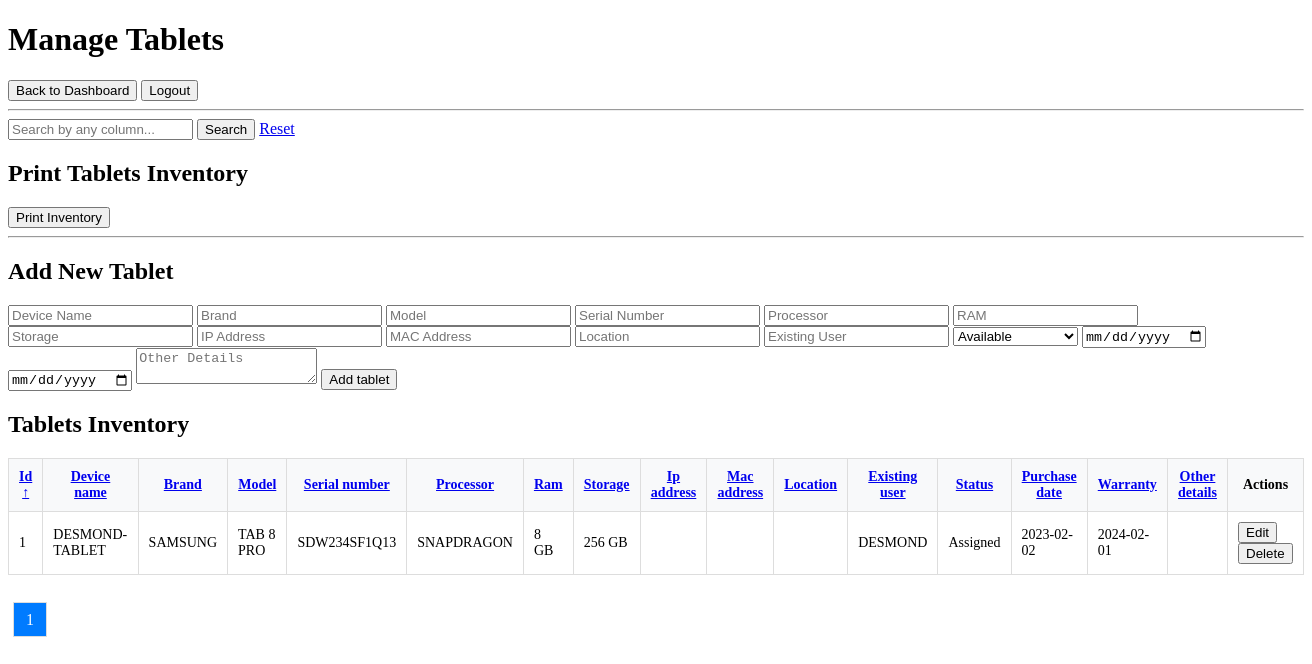
Screenshot of /manage_tablets.php (signed in) with the database file from the repository.
### tables this page shows
CREATE TABLE `tablets` (
  `id` int(11) NOT NULL,
  `device_name` varchar(100) NOT NULL,
  `brand` varchar(50) DEFAULT NULL,
  `serial_number` varchar(100) DEFAULT NULL,
  `model` varchar(50) DEFAULT NULL,
  `processor` varchar(50) DEFAULT NULL,
  `ram` varchar(50) DEFAULT NULL,
  `storage` varchar(50) DEFAULT NULL,
  `ip_address` varchar(50) DEFAULT NULL,
  `mac_address` varchar(50) DEFAULT NULL,
  `location` varchar(100) DEFAULT NULL,
  `existing_user` varchar(100) DEFAULT NULL,
  `status` enum('Available','Assigned','Under Repair','Decommissioned') DEFAULT NULL,
  `purchase_date` date DEFAULT NULL,
  `warranty` date DEFAULT NULL,
  `other_details` text DEFAULT NULL
);

### manage_tablets.php (the view, shortened to what this page needs)
<?php
require_once 'includes/db.php';
$permission = $_SESSION['access_permission'];
$search = $_GET['search'] ?? '';
$sort_column = $_GET['sort'] ?? 'id';
$sort_direction = $_GET['dir'] ?? 'ASC';
$valid_columns = ['id', 'device_name', 'brand', 'model', 'serial_number', 'processor', 'ram', 'storage', 'ip_address', 'mac_address', 'location', 'existing_user', 'status', 'purchase_date', 'warranty', 'other_details'];
$page = isset($_GET['page']) ? (int)$_GET['page'] : 1;
$items_per_page = 10;
$offset = ($page - 1) * $items_per_page;
$query = "SELECT * FROM tablets WHERE 1=1";
$query .= " ORDER BY $sort_column $sort_direction LIMIT :limit OFFSET :offset";
$stmt = $pdo->prepare($query);
$stmt->bindValue(':limit', $items_per_page, PDO::PARAM_INT);
$stmt->bindValue(':offset', $offset, PDO::PARAM_INT);
$stmt->execute();
$tablets = $stmt->fetchAll(PDO::FETCH_ASSOC);
$total_items_query = "SELECT COUNT(*) FROM tablets WHERE 1=1";
$total_items_stmt = $pdo->prepare($total_items_query);
$total_items_stmt->execute();
$total_items = $total_items_stmt->fetchColumn();
$total_pages = ceil($total_items / $items_per_page);
$edit_tablet = null;
?>
<!DOCTYPE html>
<html>
<head>
    <link rel="stylesheet" href="css/style.css">
</head>
<body>
    <h1>Manage Tablets</h1>
    <a href="dashboard.php"><button>Back to Dashboard</button></a>
    <a href="logout.php"><button>Logout</button></a>
    <hr>
    <form method="GET" style="margin-bottom: 20px;">
        <input type="text" name="search" placeholder="Search by any column..." value="<?= htmlspecialchars($search) ?>">
        <button type="submit">Search</button>
        <a href="manage_tablets.php">Reset</a>
    </form>
    <h2>Print Tablets Inventory</h2>
    <a href="print_tablets.php" target="_blank"><button>Print Inventory</button></a>
    <hr>
    <?php if (!$edit_tablet && in_array($permission, ['add', 'edit', 'admin'])): ?>
        <h2>Add New Tablet</h2>
        <form method="POST">
            <input type="text" name="device_name" placeholder="Device Name" required>
            <input type="text" name="brand" placeholder="Brand" required>
            <input type="text" name="model" placeholder="Model" required>
            <input type="text" name="serial_number" placeholder="Serial Number" required>
            <input type="text" name="processor" placeholder="Processor">
            <input type="text" name="ram" placeholder="RAM">
            <input type="text" name="storage" placeholder="Storage">
            <input type="text" name="ip_address" placeholder="IP Address">
            <input type="text" name="mac_address" placeholder="MAC Address">
            <input type="text" name="location" placeholder="Location">
            <input type="text" name="existing_user" placeholder="Existing User">
            <select name="status">
                <option value="Available">Available</option>
            </select>
            <input type="date" name="purchase_date" placeholder="Purchase Date">
            <input type="date" name="warranty" placeholder="Warranty Date">
            <textarea name="other_details" placeholder="Other Details"></textarea>
            <button type="submit" name="add_tablet">Add tablet</button>
        </form>
    <?php endif; ?>
    <h2>Tablets Inventory</h2>
    <table>
        <thead>
            <tr>
                <?php foreach ($valid_columns as $column): ?>
                    <th>
                        <a href="?sort=<?= $column ?>&dir=<?= ($sort_column === $column && $sort_direction === 'ASC') ? 'DESC' : 'ASC' ?>">
                            <?= ucfirst(str_replace('_', ' ', $column)) ?>
                            <?= ($sort_column === $column) ? ($sort_direction === 'ASC' ? '↑' : '↓') : '' ?>
                        </a>
                    </th>
                <?php endforeach; ?>
                <th>Actions</th>
            </tr>
        </thead>
        <tbody>
            <?php foreach ($tablets as $tablet): ?>
                <tr>
                    <?php foreach ($valid_columns as $column): ?>
                        <td><?= htmlspecialchars($tablet[$column]) ?></td>
                    <?php endforeach; ?>
                    <td>
                        <?php if (in_array($permission, ['edit', 'admin'])): ?>
                            <a href="?edit_id=<?= $tablet['id'] ?>"><button>Edit</button></a>
                            <form method="POST" style="display: inline;">
                                <button type="submit" name="delete_tablet">Delete</button>
                            </form>
                        <?php endif; ?>
                    </td>
                </tr>
            <?php endforeach; ?>
        </tbody>
    </table>
     <br><br>
    <div class="pagination">
        <?php for ($i = 1; $i <= $total_pages; $i++): ?>
            <a href="?page=<?= $i ?>&search=<?= htmlspecialchars($search) ?>&sort=<?= htmlspecialchars($sort_column) ?>&dir=<?= htmlspecialchars($sort_direction) ?>" class="<?= $i === $page ? 'active' : '' ?>"><?= $i ?></a>
        <?php endfor; ?>
    </div>
    <br>
</body>
</html>

### manage_tablets.php (style rules this page uses)
table { width: 100%; border-collapse: collapse; }
table th, table td { padding: 10px; border: 1px solid #ddd; font-size: 14px; }
table th { background-color: #f8f9fa; font-size: 14px; }
.pagination a { padding: 8px 12px; margin: 5px; border: 1px solid #ddd; text-decoration: none; color: #007BFF; }
.pagination a.active { background-color: #007BFF; color: white; }

### rows the page displays
tablets: id "1", device_name "DESMOND-TABLET", brand "SAMSUNG", model "TAB 8 PRO", serial_number "SDW234SF1Q13", processor "SNAPDRAGON", ram "8 GB", storage "256 GB", existing_user "DESMOND", status "Assigned", purchase_date "2023-02-02", warranty "2024-02-01"

### other values shown
str_replace('_', ' ', $column) "Id"
str_replace('_', ' ', $column) "Device name"
str_replace('_', ' ', $column) "Brand"
str_replace('_', ' ', $column) "Model"
str_replace('_', ' ', $column) "Serial number"
str_replace('_', ' ', $column) "Processor"
str_replace('_', ' ', $column) "Ram"
str_replace('_', ' ', $column) "Storage"
str_replace('_', ' ', $column) "Ip address"
str_replace('_', ' ', $column) "Mac address"
str_replace('_', ' ', $column) "Location"
str_replace('_', ' ', $column) "Existing user"
str_replace('_', ' ', $column) "Status"
str_replace('_', ' ', $column) "Purchase date"
str_replace('_', ' ', $column) "Warranty"
